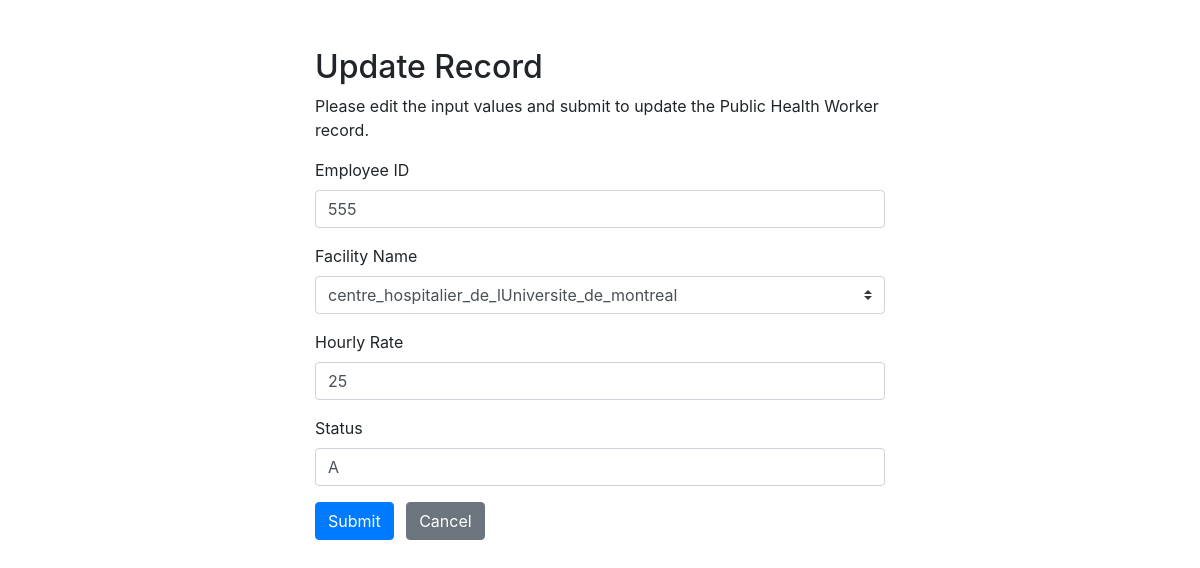
The app's page /php/public_health_worker/update.php?person_id=18&employee_id=555&facility_name=hospital_notre_dame with its own data.
### tables this page shows
CREATE TABLE `healthcare_worker` (
  `person_id` int NOT NULL,
  `facility_name` varchar(255) NOT NULL,
  `employee_id` int DEFAULT NULL,
  `hourly_rate` int NOT NULL,
  `status` enum('A','D') NOT NULL DEFAULT 'A' COMMENT 'A - Active, D - Deleted',
  PRIMARY KEY (`person_id`,`facility_name`),
  KEY `facility_name` (`facility_name`),
  CONSTRAINT `healthcare_worker_ibfk_1` FOREIGN KEY (`person_id`) REFERENCES `person` (`person_id`),
  CONSTRAINT `healthcare_worker_ibfk_2` FOREIGN KEY (`facility_name`) REFERENCES `facility` (`name`)
);

### php/public_health_worker/update.php (the view, shortened to what this page needs)
<?php
$link = connect();
$person_id = $employee_id = $facility_name = $hourly_rate = $status = "";
$sql = "SELECT * FROM facility";
$result = mysqli_query($link, $sql);
$all_facility = mysqli_fetch_all($result, MYSQLI_ASSOC);
if (isset($_POST["person_id"]) && !empty($_POST["person_id"])) {
    $person_id = (int)(trim($_POST["person_id"]));
    $employee_id = (int)(trim($_GET["employee_id"]));
    $facility_name = trim($_GET["facility_name"]);
    $new_employee_id = (int)(trim($_POST["new_employee_id"]));
    $new_facility_name = $_POST["new_facility_name"];
    $new_hourly_rate = (int)(trim($_POST["new_hourly_rate"]));
    $new_status = $_POST['new_status'];
    if (empty($new_status) || ($new_status !== 'A' && $new_status !== 'D')) {
        $status_error = "Please enter a valid status A or D";
    }
    $sql = "UPDATE healthcare_worker SET employee_id =?, facility_name = ?, hourly_rate = ?, status=? WHERE person_id=? AND employee_id=? AND facility_name=?";
    $stmt = mysqli_prepare($link, $sql);
    mysqli_stmt_bind_param($stmt, "isisiis", $new_employee_id, $new_facility_name, $new_hourly_rate, $new_status, $person_id, $employee_id, $facility_name);
    if ($stmt) {
        if (mysqli_stmt_execute($stmt)) {
            header("location: public_health_worker.php");
            exit();
        } else {
            echo "Oops! Something went wrong. Please try again later.";
        }
    }
    mysqli_stmt_close($stmt);
    mysqli_close($link);
} else {
    if (isset($_GET["person_id"]) && !empty(trim($_GET["person_id"]))) {
        $person_id = trim($_GET["person_id"]);
        $employee_id = trim($_GET["employee_id"]);
        $facility_name = trim($_GET["facility_name"]);
        $sql = "SELECT * FROM healthcare_worker WHERE person_id = ? AND employee_id=? AND facility_name=?";
        if ($stmt = mysqli_prepare($link, $sql)) {
            mysqli_stmt_bind_param($stmt, "iis", $person_id, $employee_id, $facility_name);
            if (mysqli_stmt_execute($stmt)) {
                $result = mysqli_stmt_get_result($stmt);
                if (mysqli_num_rows($result) == 1) {
                    $row = mysqli_fetch_array($result, MYSQLI_ASSOC);
                    $employee_id = $row["employee_id"];
                    $hourly_rate = $row["hourly_rate"];
                    $status = $row["status"];
                } else {
                    header("location: error.php");
                    exit();
                }
            } else {
                echo "Oops! Something went wrong. Please try again later.";
            }
        }
    } else {
        header("location: error.php");
        exit();
    }
}
?>
<!DOCTYPE html>
<html lang="en">
<head>
    <link rel="stylesheet" href="https://stackpath.bootstrapcdn.com/bootstrap/4.5.2/css/bootstrap.min.css">
</head>
<body>
    <div class="wrapper">
        <div class="container-fluid">
            <div class="row">
                <div class="col-md-12">
                    <h2 class="mt-5">Update Record</h2>
                    <p>Please edit the input values and submit to update the Public Health Worker record.</p>
                    <form action="<?php echo htmlspecialchars(basename($_SERVER['REQUEST_URI'])); ?>" method="post">
                        <div class="form-group">
                            <label>Employee ID</label>
                            <input type="number" name="new_employee_id" class="form-control" value="<?php echo $employee_id; ?>">
                        </div>
                        <div class="form-group">
                            <label>Facility Name</label>
                            <select class="custom-select" id="inputGroupSelect01" name="new_facility_name">
                                <?php
                                foreach ($all_facility as $facility) {
                                    echo '<option values=\"' . $facility['name'] . '\">' . $facility['name'] . '</option>';
                                } ?>
                            </select>
                        </div>
                        <div class="form-group">
                            <label>Hourly Rate</label>
                            <input type="number" name="new_hourly_rate" class="form-control" value="<?php echo $hourly_rate; ?>">
                        </div>
                        <div class="form-group">
                            <label>Status</label>
                            <input type="text" name="new_status" class="form-control" value="<?php echo $status; ?>">
                        </div>
                        <input type="submit" class="btn btn-primary" value="Submit">
                        <a href="public_health_worker.php" class="btn btn-secondary ml-2">Cancel</a>
                    </form>
                </div>
            </div>
        </div>
    </div>
</body>
</html>

### php/public_health_worker/update.php (style rules this page uses)
.wrapper { width: 600px; margin: 0 auto; }

### records on screen
healthcare_worker: new_employee_id "555", new_hourly_rate "25", new_status "A"

### other values on screen
form field new_facility_name "centre_hospitalier_de_lUniversite_de_montreal"
